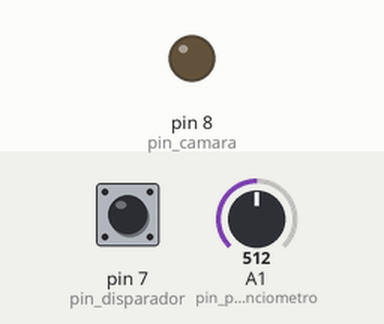
Recording of a sketch running on a simulated Arduino Uno, built with avr-gcc and run on an emulated ATmega328P. Shown: output pins drawn as LEDs (lit = HIGH). The inputs (shaded band) are chosen by the test bench; at power-on: pin 7 (pin_disparador) HIGH, A1 (pin_potenciometro) = 512.

Above: at 1.2 s.
1.3 s: pin 7 (pin_disparador) pulled LOW for 3.2 s
At 3.85 s:
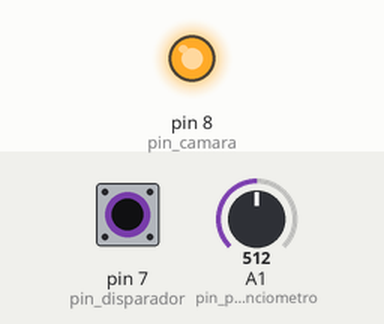
7.5 s: pin 7 (pin_disparador) pulled LOW for 0.15 s
At 10.5 s:
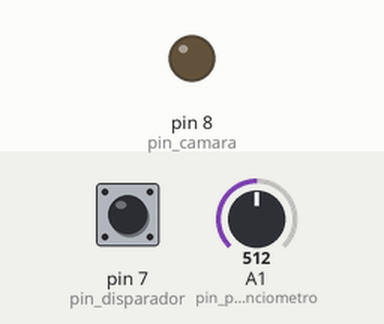
10.6 s: pin 7 (pin_disparador) pulled LOW for 1 s
At 14.2 s:
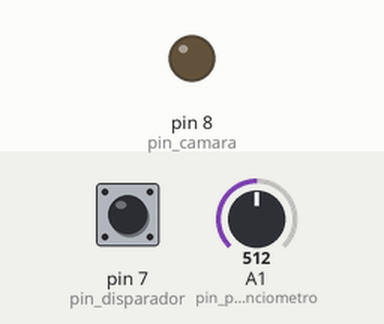
Timing chart, 0 to 15.7 s (numbered marks = the images above; inputs shaded):
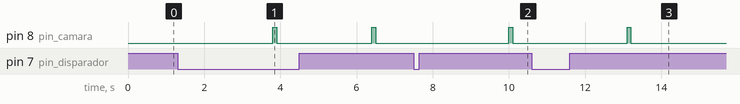

The sketch:

Delay.ino
```cpp
/*
* Delay
*/

/***************************
*
* Parametros
*
***************************/


/*Configuracion de PINs*/
#define pin_disparador 7
#define pin_camara 8


/*Parametros del potenciometro*/
#define pin_potenciometro A1
#define min_delay_potenciometro 1
#define max_delay_potenciometro 5000
#define potenciometro_magic_number 1023.0

/*Misc Params*/
#define duracion_delay 100

/*Variables Globales*/
int valor_potenciometro;
int delay_potenciometro;

void setup()
{
  valor_potenciometro = 0;
  delay_potenciometro = 0;

  pinMode(pin_disparador, INPUT_PULLUP);
  pinMode(pin_camara, OUTPUT);
}

bool disparador_presionado(){
  int val = digitalRead(pin_disparador);
  if (val == LOW)
    return true;
  else if (val == HIGH)
    return false;
}

/*Funciones para disparar la camara*/
void disparar_camara(){
  digitalWrite(pin_camara, HIGH);     //Enciendo Salida
  delay(100);
  digitalWrite(pin_camara, LOW);     //Apago Salida
}

/*Funciones del Potenciometro*/
bool cambio_estado_potenciometro(){
  int valor = analogRead(pin_potenciometro);
  if (valor == valor_potenciometro || abs(valor - valor_potenciometro) < 50 )
    return false;
  valor_potenciometro = valor;
  return true;
}

void actualizar_delay_potenciometro(){
  int diff = max_delay_potenciometro - min_delay_potenciometro;
  float multiplier = valor_potenciometro / potenciometro_magic_number;
  delay_potenciometro = min_delay_potenciometro + (diff * multiplier);
}

void loop()
{
  if (cambio_estado_potenciometro())
    actualizar_delay_potenciometro();

  if (!disparador_presionado())
    return;

  delay(delay_potenciometro);
  disparar_camara();

}
```

Measured:
- after the input at 1.3 s, pin 8 (pin_camara): alternates HIGH for 0.10 s and LOW for 2.5 s, starting after 2.5 s
- after the input at 7.5 s, pin 8 (pin_camara): LOW → HIGH after 2.5 s, → LOW 0.10 s later
- after the input at 10.6 s, pin 8 (pin_camara): LOW → HIGH after 2.5 s, → LOW 0.10 s later
